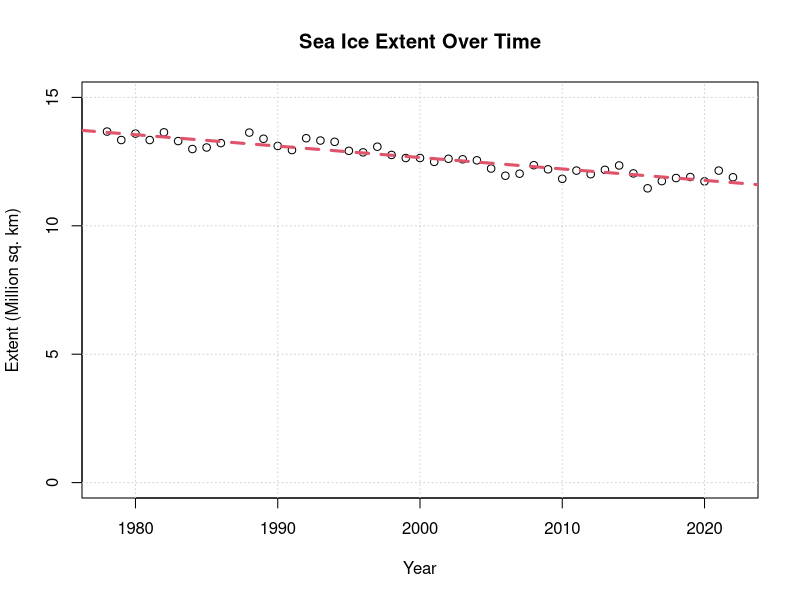

The R source for this figure: (Note: this script raises an error after producing the figure.)
seaice_data <- read.csv("seaice.csv", header = TRUE)

# Plotting extent against year
plot(seaice_data$year, seaice_data$extent, 
     xlab = "Year", ylab = "Extent (Million sq. km)",
     main = "Sea Ice Extent Over Time", ylim = c(0, 15))  # Adjust ylim as needed

grid()

lm1 <- lm(extent ~ year, data = seaice_data)
summary(lm1)

abline(lm1, col = 2, lty = 2, lw = 3)

x <- I(seaice_data$year - 1978)
y <- seaice_data$extent
N <- length(seaice_data$year)

lm1 <- lm(y ~ x)
summary(lm1)

#y = a + bx + error
lm_alpha <- summary(lm1)$coeff[1] #zac. vrednost
lm_beta <- summary(lm1)$coeff[2] #koeficient
lm_sigma <- sigma(lm1) #the residual error

stan_data <- list(N = N, x = x, y = y)

stanc("model.stan")

stan_model1 <- "model.stan"

fit <- stan(file = stan_model1, data = stan_data, warmup = 500, iter = 1000, chains = 4, cores = 2, thin = 1)
fit
posterior <- extract(fit)
str(posterior)

plot(y ~ x, pch = 20)

abline(lm1, col = 2, lty = 2, lw = 3)
abline( mean(posterior$alpha), mean(posterior$beta), col = 6, lw = 2)

for (i in 1:500) {
  abline(posterior$alpha[i], posterior$beta[i], col = "gray", lty = 1)
}

plot(y ~ x, pch = 20)

for (i in 1:500) {
  abline(posterior$alpha[i], posterior$beta[i], col = "gray", lty = 1)
}

abline(mean(posterior$alpha), mean(posterior$beta), col = 6, lw = 2)

stan_model2 <- "model2.stan"

fit2 <- stan(stan_model2, data = stan_data, warmup = 500, iter = 1000, chains = 4, cores = 2, thin = 1)

posterior2 <- extract(fit2)

plot(y ~ x, pch = 20)

abline(posterior2$alpha, posterior2$beta, col = 4, lty = 2, lw = 2)
abline(mean(posterior2$alpha), mean(posterior2$beta), col = 3, lw = 2)
abline(mean(posterior$alpha), mean(posterior$beta), col = 36, lw = 3)

#traceplots:
plot(posterior$alpha, type = "l")
plot(posterior$beta, type = "l")
plot(posterior$sigma, type = "l")

fit_bad <- stan(stan_model1, data = stan_data, warmup = 25, iter = 50, chains = 4, cores = 2, thin = 1)
posterior_bad <- extract(fit_bad)

plot(posterior_bad$alpha, type = "l")
plot(posterior_bad$beta, type = "l")
plot(posterior_bad$sigma, type = "l")

#parameter summaries
par(mfrow = c(1,3))

plot(density(posterior$alpha), main = "Alpha")
abline(v = lm_alpha, col = 4, lty = 2)

plot(density(posterior$beta), main = "Beta")
abline(v = lm_beta, col = 4, lty = 2)

plot(density(posterior$sigma), main = "Sigma")
abline(v = lm_sigma, col = 4, lty = 2)

sum(posterior$beta>0)/length(posterior$beta)
# 0

sum(posterior$beta>0.2)/length(posterior$beta)
# 0

traceplot(fit)

stan_dens(fit)
stan_hist(fit)

plot(fit, show_density = FALSE, ci_level = 0.5, outer_level = 0.95, fill_color = "salmon")

model2_GQ <- "model2_GQ.stan";

fit3 <- stan(model2_GQ, data = stan_data, iter = 1000, chains = 4, cores = 2, thin = 1)

y_rep <- as.matrix(fit3, pars = "y_rep")
dim(y_rep)

ppc_dens_overlay(y, y_rep[1:200, ])

ppc_stat(y = y, yrep = y_rep, stat = "mean")

ppc_scatter_avg(y = y, yrep = y_rep)

#available_ppc()
#color_scheme_view(c("blue", "gray", "green", "pink", "purple", "red","teal","yellow"))
#color_scheme_view("mix-blue-red")
#color_scheme_set("blue")